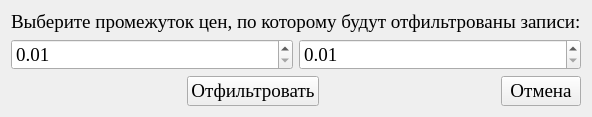
<?xml version="1.0" encoding="UTF-8"?>
<ui version="4.0">
 <class>Form</class>
 <widget class="QWidget" name="Form">
  <property name="geometry">
   <rect>
    <x>0</x>
    <y>0</y>
    <width>589</width>
    <height>111</height>
   </rect>
  </property>
  <property name="font">
   <font>
    <family>Times New Roman</family>
    <pointsize>14</pointsize>
   </font>
  </property>
  <property name="windowTitle">
   <string>Form</string>
  </property>
  <layout class="QVBoxLayout" name="verticalLayout">
   <item>
    <widget class="QLabel" name="label">
     <property name="text">
      <string>Выберите промежуток цен, по которому будут отфильтрованы записи:</string>
     </property>
    </widget>
   </item>
   <item>
    <layout class="QHBoxLayout" name="horizontalLayout">
     <item>
      <widget class="QDoubleSpinBox" name="cost_from">
       <property name="minimum">
        <double>0.010000000000000</double>
       </property>
       <property name="maximum">
        <double>1000000000.000000000000000</double>
       </property>
      </widget>
     </item>
     <item>
      <widget class="QDoubleSpinBox" name="cost_to">
       <property name="minimum">
        <double>0.010000000000000</double>
       </property>
       <property name="maximum">
        <double>1000000000.000000000000000</double>
       </property>
      </widget>
     </item>
    </layout>
   </item>
   <item>
    <layout class="QHBoxLayout" name="horizontalLayout_2">
     <item>
      <spacer name="horizontalSpacer">
       <property name="orientation">
        <enum>Qt::Horizontal</enum>
       </property>
       <property name="sizeHint" stdset="0">
        <size>
         <width>40</width>
         <height>20</height>
        </size>
       </property>
      </spacer>
     </item>
     <item>
      <widget class="QPushButton" name="button_filter">
       <property name="text">
        <string>Отфильтровать</string>
       </property>
      </widget>
     </item>
     <item>
      <spacer name="horizontalSpacer_2">
       <property name="orientation">
        <enum>Qt::Horizontal</enum>
       </property>
       <property name="sizeHint" stdset="0">
        <size>
         <width>40</width>
         <height>20</height>
        </size>
       </property>
      </spacer>
     </item>
     <item>
      <widget class="QPushButton" name="button_exit">
       <property name="text">
        <string>Отмена</string>
       </property>
      </widget>
     </item>
    </layout>
   </item>
  </layout>
 </widget>
 <resources/>
 <connections/>
</ui>
